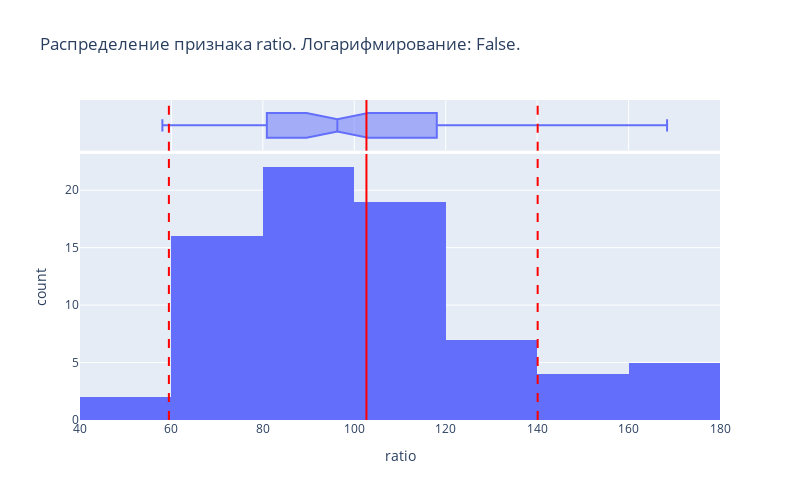

The code cell stored with this chart in its notebook:
### Markdown cell above
<span style="color:green">Applying these values to the entire dataset will produce a likely reliable number of outliers for it:</span>

### Code cell
outliers, cleaned = outliers_z_score(res_data,
                                     'ratio',
                                     left=1.5,
                                     right=1.3,
                                     verb_info=True)

### Figure 1 — Plotly figure (JSON) as saved in the notebook; plotly's stock layout.template omitted (floating-point values rounded to 4 significant figures)
{"data": [{"alignmentgroup": "True", "bingroup": "x", "hovertemplate": "ratio=%{x}<br>count=%{y}<extra></extra>", "legendgroup": "", "marker": {"color": "#636efa", "pattern": {"shape": ""}}, "name": "", "offsetgroup": "", "orientation": "v", "showlegend": false, "type": "histogram", "x": [67.61, 116.8, 78.63, 117.4, 163.4, 72.08, 129.0, 61.13, 94.4, 69.8, 58.56, 94.8, 168.4, 109.3, 92.11, 97.11, 144.3, 112.7, 93.2, 60.28, 135.4, 58.02, 88.42, 104.0, 147.1, 106.5, 114.9, 114.5, 118.4, 108.5, 67.14, 147.0, 70.21, 95.65, 66.02, 110.2, 96.3, 96.18, 162.8, 117.6, 81.66, 83.61, 133.3, 108.1, 85.79, 163.7, 91.19, 129.2, 86.61, 63.75, 121.2, 72.95, 76.45, 95.63, 104.6, 155.7, 117.2, 118.2, 71.03, 133.7, 138.9, 95.41, 68.97, 86.67, 88.98, 160.4, 68.36, 92.93, 109.0, 118.3, 99.39, 80.61, 82.2, 115.3, 74.55], "xaxis": "x", "yaxis": "y"}, {"alignmentgroup": "True", "hovertemplate": "ratio=%{x}<extra></extra>", "legendgroup": "", "marker": {"color": "#636efa"}, "name": "", "notched": true, "offsetgroup": "", "showlegend": false, "type": "box", "x": [67.61, 116.8, 78.63, 117.4, 163.4, 72.08, 129.0, 61.13, 94.4, 69.8, 58.56, 94.8, 168.4, 109.3, 92.11, 97.11, 144.3, 112.7, 93.2, 60.28, 135.4, 58.02, 88.42, 104.0, 147.1, 106.5, 114.9, 114.5, 118.4, 108.5, 67.14, 147.0, 70.21, 95.65, 66.02, 110.2, 96.3, 96.18, 162.8, 117.6, 81.66, 83.61, 133.3, 108.1, 85.79, 163.7, 91.19, 129.2, 86.61, 63.75, 121.2, 72.95, 76.45, 95.63, 104.6, 155.7, 117.2, 118.2, 71.03, 133.7, 138.9, 95.41, 68.97, 86.67, 88.98, 160.4, 68.36, 92.93, 109.0, 118.3, 99.39, 80.61, 82.2, 115.3, 74.55], "xaxis": "x2", "yaxis": "y2"}], "layout": {"barmode": "relative", "height": 500, "legend": {"tracegroupgap": 0}, "shapes": [{"line": {"color": "red", "dash": "solid", "width": 2}, "type": "line", "x0": 102.7, "x1": 102.7, "xref": "x", "y0": 0, "y1": 1, "yref": "y domain"}, {"line": {"color": "red", "dash": "solid", "width": 2}, "type": "line", "x0": 102.7, "x1": 102.7, "xref": "x2", "y0": 0, "y1": 1, "yref": "y2 domain"}, {"line": {"color": "red", "dash": "dash", "width": 2}, "type": "line", "x0": 59.44, "x1": 59.44, "xref": "x", "y0": 0, "y1": 1, "yref": "y domain"}, {"line": {"color": "red", "dash": "dash", "width": 2}, "type": "line", "x0": 59.44, "x1": 59.44, "xref": "x2", "y0": 0, "y1": 1, "yref": "y2 domain"}, {"line": {"color": "red", "dash": "dash", "width": 2}, "type": "line", "x0": 140.1, "x1": 140.1, "xref": "x", "y0": 0, "y1": 1, "yref": "y domain"}, {"line": {"color": "red", "dash": "dash", "width": 2}, "type": "line", "x0": 140.1, "x1": 140.1, "xref": "x2", "y0": 0, "y1": 1, "yref": "y2 domain"}], "title": {"text": "Распределение признака ratio. Логарифмирование: False."}, "width": 800, "xaxis": {"anchor": "y", "domain": [0, 1], "title": {"text": "ratio"}}, "xaxis2": {"anchor": "y2", "domain": [0, 1], "matches": "x", "showgrid": true, "showticklabels": false}, "yaxis": {"anchor": "x", "domain": [0, 0.8316], "title": {"text": "count"}}, "yaxis2": {"anchor": "x2", "domain": [0.8416, 1], "matches": "y2", "showgrid": false, "showline": false, "showticklabels": false, "ticks": ""}}}
